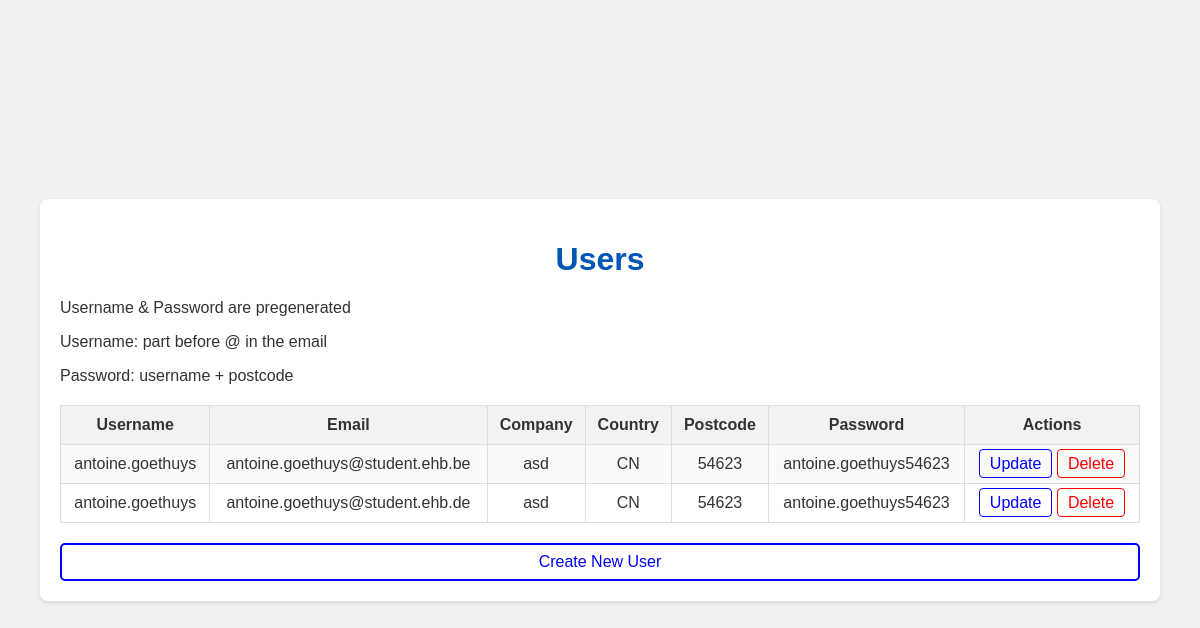
Screenshot of /users with the database file from the repository.
### tables this page shows
CREATE TABLE users 
              (
               id INTEGER PRIMARY KEY, 
               username TEXT, 
               email TEXT,
               company TEXT,
               country TEXT,
               postcode TEXT,
               password TEXT
              );

### api.py (the view)
@app.route('/users')
def users():
    conn = get_db_connection()
    users = conn.execute('SELECT * FROM users').fetchall()
    conn.close()
    return render_template('users.html', users=users)

### api.py (called while the page is built)
def get_db_connection():
    if not os.path.exists('data.db'):
        create_db()
    conn = sqlite3.connect('data.db')
    conn.row_factory = sqlite3.Row
    return conn

### templates/users.html (shortened to what this page needs)
{% extends "base.html" %}
{% block content %}
    <h1>Users</h1>
    <p>Username & Password are pregenerated</p>
    <p>Username: part before @ in the email</p>
    <p>Password: username + postcode</p>
    <table>
        <tr>
            <th>Username</th>
            <th>Email</th>
            <th>Company</th>
            <th>Country</th>
            <th>Postcode</th>
            <th>Password</th>
            <th>Actions</th>
        </tr>
        {% for user in users %}
        <tr>
            <td>{{ user.username }}</td>
            <td>{{ user.email }}</td>
            <td>{{ user.company }}</td>
            <td>{{ user.country }}</td>
            <td>{{ user.postcode }}</td>
            <td>{{ user.password }}</td>
            <td>
                <a href="/update_user/{{ user.id }}" class="update">Update</a>
                <a href="/delete_user/{{ user.id }}" class="delete">Delete</a>
            </td>
        </tr>
        {% endfor %}
    </table>
    <a href="/create_user" class="create-user-link">Create New User</a>
{% endblock %}

### templates/base.html (shortened to what this page needs)
<!DOCTYPE html>
<html lang="en">
<head>
</head>
<body>
    <div class="container">
        {% block content %}{% endblock %}
    </div>
</body>
</html>

### templates/base.html (style rules this page uses)
body { font-family: Arial, sans-serif; background-color: #f0f0f0; color: #333; margin: 0; padding: 0; display: flex; justify-content: center; align-items: center; height: 100vh; }
h1 { color: #0056b3; text-align: center; }
.container { width: 90%; margin: auto; overflow: hidden; padding: 20px; background-color: #fff; box-shadow: 0 2px 4px rgba(0, 0, 0, 0.1); border-radius: 8px; }
table { width: 100%; border-collapse: collapse; margin: 20px 0; }
table, th, td { border: 1px solid #ddd; }
th, td { padding: 10px; text-align: center; }
th { background-color: #f2f2f2; }
tr:nth-child(even) { background-color: #f9f9f9; }
a { text-decoration: none; color: #0056b3; padding: 5px 10px; border-radius: 4px; transition: background-color 0.3s, color 0.3s; }
.create-user-link { display: block; width: 100%; text-align: center; padding: 8px 15px; color: blue; border: 2px solid; border-radius: 5px; margin-top: 10px; box-sizing: border-box; }
.update { color: blue; border: 1px solid blue; }
.delete { color: red; border: 1px solid red; }

### rows the page displays
users: username "antoine.goethuys", email "antoine.goethuys@student.ehb.be", company "asd", country "CN", postcode "54623", password "antoine.goethuys54623"
users: username "antoine.goethuys", email "antoine.goethuys@student.ehb.de", company "asd", country "CN", postcode "54623", password "antoine.goethuys54623"
